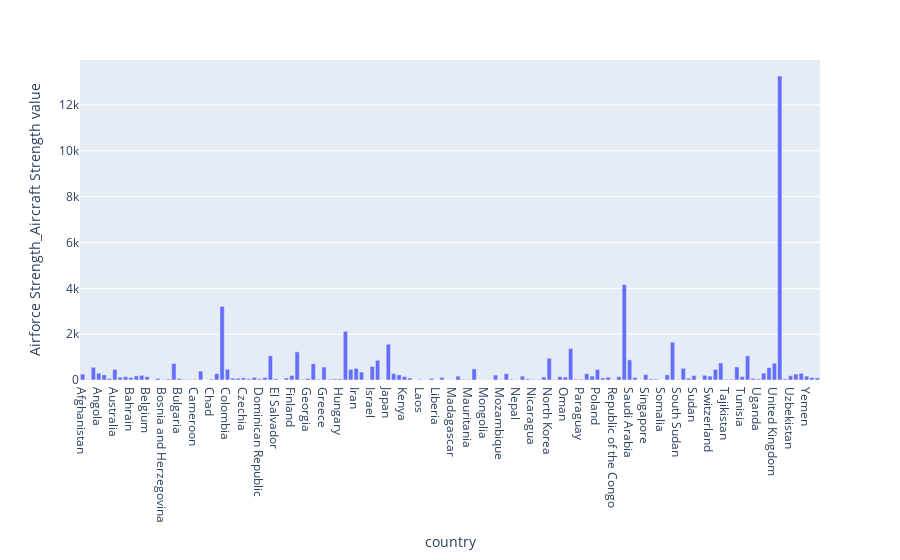

The notebook cell saved with this chart:
### Code cell
fig = px.bar(value_df,x= "country" , y = value_df["Airforce Strength_Aircraft Strength value"])
fig.show()

### Figure 1 — Plotly figure (JSON) as saved in the notebook; plotly's stock layout.template omitted (floating-point values rounded to 4 significant figures; data arrays with more than 128 entries replaced by an {"elided": "..."} marker saying what was removed)
{"data": [{"alignmentgroup": "True", "hovertemplate": "country=%{x}<br>Airforce Strength_Aircraft Strength value=%{y}<extra></extra>", "legendgroup": "", "marker": {"color": "#636efa", "pattern": {"shape": ""}}, "name": "", "offsetgroup": "", "orientation": "v", "showlegend": false, "textposition": "auto", "type": "bar", "x": {"elided": "138 str values"}, "xaxis": "x", "y": {"elided": "138 int values"}, "yaxis": "y"}], "layout": {"barmode": "relative", "legend": {"tracegroupgap": 0}, "margin": {"t": 60}, "xaxis": {"anchor": "y", "domain": [0, 1], "title": {"text": "country"}}, "yaxis": {"anchor": "x", "domain": [0, 1], "title": {"text": "Airforce Strength_Aircraft Strength value"}}}}
